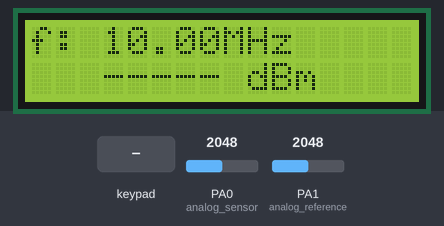
The sketch below on a simulated STM32 Blue Pill. Shown: 16×2 character LCD. Wiring (inferred from the signals the program sends): 4×4 keypad with keys D C B A E 9 6 3 0 8 5 2 . 7 4 1: rows PB12, PB13, PB14, PB15; columns PA11, PA12, PA15, PB4. Inputs (shaded band) come from the test bench; at power-on: PA0 (analog_sensor) = 2048, PA1 (analog_reference) = 2048. What the sketch prints to the serial monitor is not drawn.

Above: at 1.2 s.
1.3 s: PA0 (analog_sensor) set to 97
At 2.8 s:
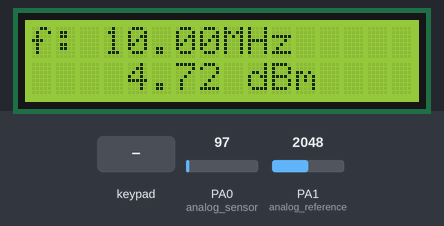
4.0 s: PA0 (analog_sensor) set to 81
At 5.7 s:
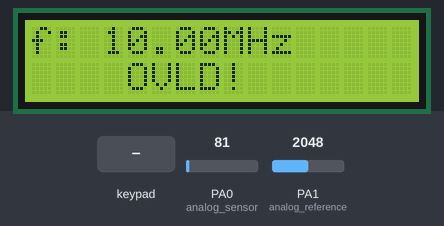
6.0 s: key '9' pressed
At 6.8 s:
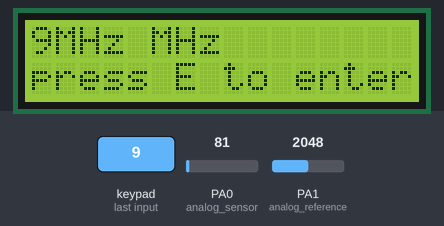
7.6 s: keypad keys 1 2 pressed 0.4 s apart
At 8.5 s:
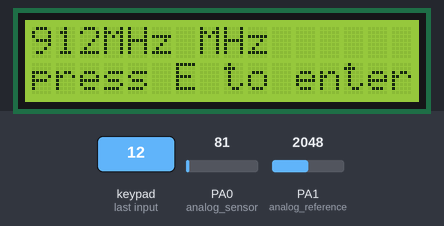
9.9 s: key 'E' pressed
At 11.4 s:
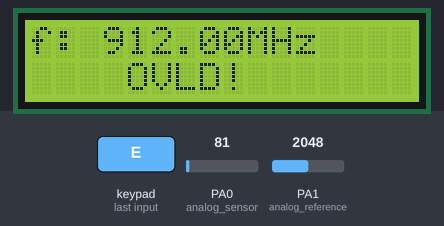
11.7 s: PA1 (analog_reference) set to 2094
At 13.6 s:
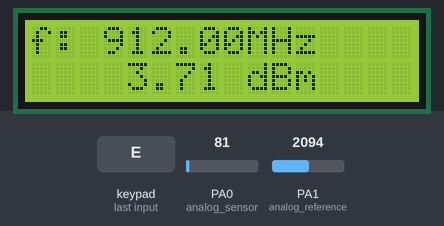
Timing chart, 0 to 15.1 s (numbered marks = the images above; inputs shaded):
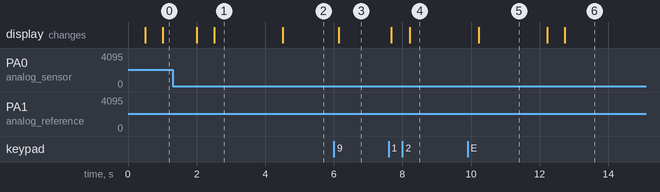

Measured:
- the behaviour switches between 89 and 88 on PA0 (analog_sensor) (found by bisection; images 1 and 2)
- the behaviour switches between 2055 and 2056 on PA1 (analog_reference) (found by bisection; images 5 and 6)
- after the input at 1.3 s, the display: first changes after 0.71 s (image 1 shows a later state)
- after the input at 4.0 s, the display: changes after 0.52 s (image 2)
- after the input at 6.0 s, the display: changes after 0.15 s (image 3)
- after the input at 7.6 s, the display: first changes after 0.08 s (image 4 shows a later state)
- after the input at 9.9 s, the display: changes after 0.32 s (image 5)
- after the input at 11.7 s, the display: first changes after 0.53 s (image 6 shows a later state)

The sketch:

Arduino_code.ino
```cpp
/*

   written for STM32F103C8T6

   RF power meter

   by : Manuel Minutello

   V0.1 : 06/04/2020
   V0.2 : 20/05/3030 ( this <- )

   !!!!! STILL IN BETA !!!!!

   loock appnote to view changenote and bug to be fixed

*/

// variabili globali


const double maxFrequency = 6000000000; // limiting value for the meter
const double minFrequency =    1000000;

const double minMeasuredPower = -55; //dBm
const double maxMeasuredPower = +5;

const int screenFPS = 2;
String selectedUnit = "";
double expectedFrequency = 10000000; //10Mhz, updatable woth keyboard


const double measureBuffer_fillTime = 1000000L / screenFPS;                                          // fill buffer  in time for next screen refresh
const int measureBuffer_length = 100;                                                        // number of sample in buffer
const double measureBuffer_sampleTime = (measureBuffer_fillTime / measureBuffer_length) * 0.9 ; // interval between samples  and *0.9 to enshoure sample fill between screen outputs
double measureBuffer[measureBuffer_length];


long lastBufferFill = 0;
int bufferCounter = 0;
boolean bufferFull = true;

String outputReading = "   ";


#include"math.h"
#include"keyboard.h"
#include"ui.h"
#include"calibration_table.h"
#include"sensor_interfacing.h"


void setup() {

  selectedUnit = units_dBm;
  keyboardSetup();

  lcdSetup();

  Serial.begin(9600);
}


void loop() {
  /******************************** buffer */

  if ( micros() > lastBufferFill + measureBuffer_sampleTime ) {
    lastBufferFill = micros();

    // add buferPoint
    if ( bufferCounter < measureBuffer_length ) {
      measureBuffer[bufferCounter] = measure();
      bufferCounter ++;
    }
    else {
      bufferFull = true;
      Serial.println("OVFL");
    }


  }

  /******************************/

  if ( bufferFull ) {
    bufferFull = false;
    bufferCounter = 0;

    outputReading = "   ";

    double measuredPower = getBufferMed();


    // checkLimit
    if ( measuredPower > maxMeasuredPower) {
      outputReading += " " + overload;
    }

    else if ( measuredPower < minMeasuredPower) {
      outputReading += lowReading;
      outputReading += " ";
      outputReading += selectedUnit;
    }

    else {
      if ( measuredPower > 0) outputReading += " "; // clear negative sign place

      if ( selectedUnit == units_dBm ) outputReading += String(measuredPower);
      else if ( selectedUnit == units_mV) outputReading += String(convertTo_mV(measuredPower));
      else if ( selectedUnit == units_uW) outputReading += String(convertTo_uW(measuredPower));

      outputReading += " ";
      outputReading += selectedUnit;
    }


  }
  printScreen(outputReading);


  //check keyboard

  String K = checkKey();

  if ( K != "-" ) {

    if ( K == hotKeys_dBm ) selectedUnit = units_dBm;
    else if ( K == hotKeys_mV ) selectedUnit = units_mV;
    else if ( K == hotKeys_uW ) selectedUnit = units_uW;
    else if ( K == hotKeys_unused) lcd.clear(); // do nothing but show sign of life
    else if ( K != "." && K != hotKeys_enter ) {

      // enter in while mode to accept new frequency

      boolean input = true;
      String lastKeyPress = "-";
      String newData = "";
      boolean decimalPoint = false;

      while (input) {

        K = checkKey(); // update

        if ( isNumber(K) ) {
          if ( K != lastKeyPress && K != "-") {

            if ( K != ".") newData += K;
            else if ( !decimalPoint) { // no double decimal point
              newData += K;
              decimalPoint = true;
            }
          }
          lastKeyPress = K;
        }
        else if ( K == hotKeys_enter ) input = false;

        if ( lastKeyPress != "-" && K == "-" ) lastKeyPress = "-";

        displayInput( newData + units_MHz); // update display
      }

      double newFreq = newData.toFloat();
      expectedFrequency = newFreq * pow(10 , 6);

      //constrain
      if ( expectedFrequency < minFrequency) expectedFrequency = minFrequency;
      if ( expectedFrequency > maxFrequency) expectedFrequency = maxFrequency;

    }
  }
}
```

calibration_table.h
```cpp
class freqCalPoint{
  public:
  float freq;

  double meas_0 ;
  double meas_10;
  double meas_20;
  double meas_30;
  double meas_40;
  double meas_50;

  freqCalPoint( double f , double meas0 , double meas1 , double meas2 , double meas3 , double meas4 , double meas5 ) {
    freq = f;
    meas_0 = meas0;
    meas_10 = meas1;
    meas_20 = meas2;
    meas_30 = meas3;
    meas_40 = meas4;
    meas_50 = meas5;
  }
};


const freqCalPoint calTable[] = {

  freqCalPoint( 10000000 ,  //10Mhz
  0  ,
  -10,
  -20,
  -30,
  -40,
  -50 ),

  freqCalPoint( 50000000 ,  //50Mhz
  0  ,
  -10,
  -20,
  -30,
  -40,
  -50 ),

  freqCalPoint( 100000000 , //100Mhz
  0  ,
  -10,
  -20,
  -30,
  -40,
  -50 ),

  freqCalPoint( 200000000 , //200Mhz
  0  ,
  -10,
  -20,
  -30,
  -40,
  -50 ),

  freqCalPoint( 500000000 , //500Mhz
  0  ,
  -10,
  -20,
  -30,
  -40,
  -50 ),

  //****************************************
  freqCalPoint( maxFrequency , //6Ghz
  0  ,
  -10,
  -20,
  -30,
  -40,
  -50 )

};

int calTable_length = sizeof(calTable) / sizeof(freqCalPoint);

/*

         CAL FUNCTIONS

*/


double calibrateReading( double coarseReading) {

  // find right calibration coefficents based on expected frequency

  int lowerCalPoint;
  int upperCalPoint;

  for ( int i = 0; i < calTable_length; i++) {

    if ( i == 0 ) {  //first run
      if (expectedFrequency <= calTable[i].freq){
        upperCalPoint = 0;
        lowerCalPoint = 0;
      }
    }
    else { // interm

      if ( expectedFrequency >=  calTable[ i - 1 ].freq && expectedFrequency <= calTable[i].freq) {
        lowerCalPoint = i - 1;
        upperCalPoint = i;
      }
    }
  }


  // interpolate an intermediate frequency cal table

  freqCalPoint if_cal = freqCalPoint( expectedFrequency ,
                                      interpolate( calTable[lowerCalPoint].freq , calTable[lowerCalPoint].meas_0  , calTable[upperCalPoint].freq , calTable[upperCalPoint].meas_0  , expectedFrequency),
                                      interpolate( calTable[lowerCalPoint].freq , calTable[lowerCalPoint].meas_10 , calTable[upperCalPoint].freq , calTable[upperCalPoint].meas_10 , expectedFrequency),
                                      interpolate( calTable[lowerCalPoint].freq , calTable[lowerCalPoint].meas_20 , calTable[upperCalPoint].freq , calTable[upperCalPoint].meas_20 , expectedFrequency),
                                      interpolate( calTable[lowerCalPoint].freq , calTable[lowerCalPoint].meas_30 , calTable[upperCalPoint].freq , calTable[upperCalPoint].meas_30 , expectedFrequency),
                                      interpolate( calTable[lowerCalPoint].freq , calTable[lowerCalPoint].meas_40 , calTable[upperCalPoint].freq , calTable[upperCalPoint].meas_40 , expectedFrequency),
                                      interpolate( calTable[lowerCalPoint].freq , calTable[lowerCalPoint].meas_50 , calTable[upperCalPoint].freq , calTable[upperCalPoint].meas_50 , expectedFrequency) );

  double compensatedValue;
  // interpolare coarse power level to mean reding correction

  if( coarseReading > 0) compensatedValue = coarseReading;
  else if( isBetween(coarseReading , 0   , -10)) compensatedValue = interpolate( 0   , if_cal.meas_0  , -10 , if_cal.meas_10 , coarseReading);
  else if( isBetween(coarseReading , -10 , -20)) compensatedValue = interpolate( -10 , if_cal.meas_10 , -20 , if_cal.meas_20 , coarseReading);
  else if( isBetween(coarseReading , -20 , -30)) compensatedValue = interpolate( -20 , if_cal.meas_20 , -30 , if_cal.meas_30 , coarseReading);
  else if( isBetween(coarseReading , -30 , -40)) compensatedValue = interpolate( -30 , if_cal.meas_30 , -40 , if_cal.meas_40 , coarseReading);
  else if( isBetween(coarseReading , -40 , -50)) compensatedValue = interpolate( -40 , if_cal.meas_40 , -50 , if_cal.meas_50 , coarseReading);
  else if( coarseReading < - 50) compensatedValue = coarseReading;

  return compensatedValue;

}
```

keyboard.h
```cpp
// keypad
const int r1 = PB12,
          r2 = PB13,
          r3 = PB14,
          r4 = PB15,

          c1 = PA11,
          c2 = PA12,
          c3 = PA15,
          c4 = PB4;


const int rows = 4,
          cols = 4;


const String keyMap[rows][cols] = {
  { "D" , "C" , "B" , "A" },
  { "E" , "9" , "6" , "3" },
  { "0" , "8" , "5" , "2" },
  { "." , "7" , "4" , "1" }
};


const int rowMap[rows] = {
  r1 , r2 , r3 , r4
};
const int colMap[cols] = {
  c1 , c2 , c3 , c4
};


String hotKeys_enter = "E",
       hotKeys_dBm = "A",
       hotKeys_mV = "B",
       hotKeys_uW = "C",
       hotKeys_unused = "D";


void keyboardSetup() {

  for ( int r = 0; r < rows; r++) {
    pinMode( rowMap[r] , OUTPUT);
  }
  for ( int c = 0; c < cols; c++) {
    pinMode( colMap[c] , INPUT_PULLUP);
  }
}


String checkKey() {
  String pressed = "-"; // default return char

  for ( int row = 0; row < rows; row++) {

    //setPins
    for ( int rowSet = 0; rowSet < rows; rowSet++) {
      boolean state = true;
      if ( rowSet == row ) state = false;
      digitalWrite( rowMap[rowSet] , state);

    }
    delayMicroseconds(10);

    //scan
    for ( int col = 0; col < cols; col++) {
      if ( !digitalRead( colMap[col] )) {
        pressed = keyMap[row][col];
        delay(70); //debounce
      }
    }
  }

  return pressed;

}
```

math.h
```cpp
double interpolate( double x1 , double y1 , double x2 , double y2 , double x){

  double m;
  double q;

  if( x1 != x2 ){
    m = ( y1 - y2 ) / ( x1 - x2);
    q =(( x1 * y2 ) - ( x2 * y1)) / ( x1 - x2);
  }
  else{
    return y1;
  }

  return m * x + q;
}


boolean isBetween (double  val , double a , double b){
  if( a > b ){
    if( val <= a && val >= b) return true;
    else return false;
  }
  else{
    if( val <= b && val >= b) return true;
    else return false;
  }
}


boolean isNumber( String n ){
  if( n == "1" || n == "2" || n == "3" || n == "4" || n == "5" ||
      n == "6" || n == "7" || n == "8" || n == "9" || n == "0" || n == ".") return true;
  else return false;
}


double convertTo_mV ( double val) {
  return pow(10, -3) * pow(10 , (val - 10) / 20) * sqrt(2);
  //     0.001               Vpk                    to rms
}


double convertTo_uW (double val) {
  return pow(10 , val/10) * pow(10 , -3);
}


double getBufferMed(){

  // sum all values
  double sum = 0;
  for( int i = 0; i < measureBuffer_length; i++){
    sum += measureBuffer[i];
  }


  //divide by samples
  sum /= measureBuffer_length;


  bufferFull = false;
  return sum;
}
```

sensor_interfacing.h
```cpp
double compensationVoltage = 1.2330; // LM385 voltage reference

// sensor voltage limiting
const double underPower_threshold = 0.1;
const double overPower_threshold = 3.2;
const double sensorLowerPowerRange = -60;
const double sensorUpperPowerRange = 0;

// coarse power reading
const double Vout_firstCalPoint = 0.608; // 0dBm
const double Vout_secondCalPoint = 1.803;// -50dBm
const double power_firstCalPoint = 0;    //dBm
const double power_secondCalPoint = -50; //dBm

//ADC
const double ADC_resolution = 4096;
const double ADC_Vmax = 3.3;

//PINS
const int analog_sensor = PA0;
const int analog_reference = PA1;

//
const int overPower_read = 99.99;
const int underPower_read = -99.99;

const int overWatt_read = 9999;
const int underWatt_read = 0;

const int overVolt_read = 9999;
const int underVolt_read = 0;


double measure(){

  // ADC calibration

  double refVoltage = analogRead(analog_reference) * (ADC_Vmax / ADC_resolution);
  double voltageCalFactor = refVoltage - compensationVoltage;

  double sensorVoltage = analogRead(analog_sensor) * (ADC_Vmax / ADC_resolution);

  // calibrate sensor voltage reading
  sensorVoltage += voltageCalFactor;


  // interpolate to get a coarse power reading from ideal linear curve
  double coarseReading = interpolate(Vout_firstCalPoint , power_firstCalPoint , // calibration point at sensor dynamic range begin
                                    Vout_secondCalPoint , power_secondCalPoint , // .... @ end of dynamic range
                                    sensorVoltage); // readValue

  // apply calibration table
  double calibratedReading = calibrateReading( coarseReading ); // calibrate

  return calibratedReading;
}
```

ui.h
```cpp
String units_dBm = "dBm",
       units_mV = "mVrms",
       units_uW = "uW",
       units_MHz = "MHz",
       units_GHz = "GHz";


String overload   = "OVLD!";
String lowReading = "-----";


long lastRefreshTime = 0;


//lcd
const int lcd_rs = PB11,
          lcd_en = PB10,
          lcd_d4 = PB1,
          lcd_d5 = PB0,
          lcd_d6 = PA7,
          lcd_d7 = PA6 ;

const int lcd_char = 16;
const int lcd_cols = 2 ;

#include <LiquidCrystal.h>
LiquidCrystal lcd ( lcd_rs , lcd_en , lcd_d4 , lcd_d5 , lcd_d6 , lcd_d7 );


void lcdSetup() {
  lcd.begin(lcd_char , lcd_cols);
}


void printScreen(String val) {

  if ( millis() > lastRefreshTime + 1000 / screenFPS) {

    lastRefreshTime = millis();

    lcd.clear();

    String firstLine = "f: ";

    firstLine += String( expectedFrequency / pow(10 , 6));
    firstLine += units_MHz;

    lcd.setCursor(0, 0);
    lcd.print(firstLine);

    lcd.setCursor(0, 1);
    lcd.print(val);

  }

}

void displayInput(String data) {

  if ( millis() > lastRefreshTime + 1000 / screenFPS) {
    lastRefreshTime = millis();
    lcd.clear();

    lcd.setCursor( 0 , 0);
    lcd.print ( data + " MHz");

    lcd.setCursor(0, 1);
    lcd.print( "press E to enter" );
  }
}
```

zzz_appnote.ino
```cpp
/*
 *
 *
 * changenote :
 *
 * - fixed keyboard input
 * - added buffer to average reading base on screen FPS and wanted samples
 * - optimized loop for speed ( <100us loop time except for lcd write)
 * - changed convertTo_mW to uW conversion ( not working yet )
 *
 *
 * *********STILL TO FIX**********
 * - convert to uW
 * -convert to mV ( to be changed with uV )
 *
 *
 *
 */
```
